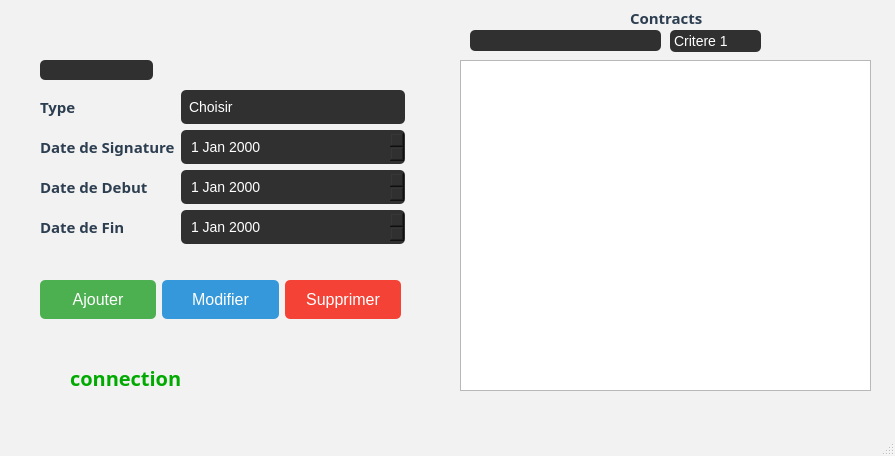
<?xml version="1.0" encoding="UTF-8"?>
<ui version="4.0">
 <class>MainWindow</class>
 <widget class="QMainWindow" name="MainWindow">
  <property name="enabled">
   <bool>true</bool>
  </property>
  <property name="geometry">
   <rect>
    <x>0</x>
    <y>0</y>
    <width>895</width>
    <height>456</height>
   </rect>
  </property>
  <property name="windowTitle">
   <string>MainWindow</string>
  </property>
  <property name="styleSheet">
   <string notr="true">  QMainWindow {
            background-color: #f2f2f2;
        }

        QToolBar {
            background-color: #333333;
            color: #ffffff;
            border: none;
            spacing: 6px;
        }

        QToolBar QToolButton {
            background-color: #333333;
            color: #ffffff;
            border: none;
            padding: 6px;
        }

        QToolBar QToolButton:hover {
            background-color: #555555;
        }

        QToolBar QToolButton:pressed {
            background-color: #222222;
        }</string>
  </property>
  <widget class="QWidget" name="centralwidget">
   <widget class="QTableView" name="tableView">
    <property name="geometry">
     <rect>
      <x>460</x>
      <y>60</y>
      <width>411</width>
      <height>331</height>
     </rect>
    </property>
   </widget>
   <widget class="QLineEdit" name="id">
    <property name="geometry">
     <rect>
      <x>40</x>
      <y>60</y>
      <width>113</width>
      <height>20</height>
     </rect>
    </property>
    <property name="styleSheet">
     <string notr="true"> QLineEdit {
            background-color: #303030;
            color: #ffffff;
            border: none;
            padding: 8px;
            font-size: 14px;
            border-radius: 5px;
        }

        QLineEdit:focus {
            border: 2px solid #00a8e8;
        }</string>
    </property>
   </widget>
   <widget class="QWidget" name="formLayoutWidget">
    <property name="geometry">
     <rect>
      <x>40</x>
      <y>90</y>
      <width>365</width>
      <height>161</height>
     </rect>
    </property>
    <layout class="QFormLayout" name="formLayout">
     <item row="0" column="0">
      <widget class="QLabel" name="label">
       <property name="styleSheet">
        <string notr="true">color: #2C3E50;
font-size:15px;
font:bold;
font-family : century gothic;</string>
       </property>
       <property name="text">
        <string>Type</string>
       </property>
      </widget>
     </item>
     <item row="1" column="0">
      <widget class="QLabel" name="label_2">
       <property name="styleSheet">
        <string notr="true">color: #2C3E50;
font-size:15px;
font:bold;
font-family : century gothic;</string>
       </property>
       <property name="text">
        <string>Date de Signature</string>
       </property>
      </widget>
     </item>
     <item row="1" column="1">
      <widget class="QDateEdit" name="dateSign">
       <property name="styleSheet">
        <string notr="true">QDateEdit {
    background-color: #303030; /* Widget background color */
    color: #ffffff; /* Widget text color */
    border: none; /* Remove the default widget border */
    padding: 8px; /* Set padding around the widget */
    font-size: 14px; /* Set the font size */
    border-radius: 5px; /* Add rounded corners */
}

QDateEdit::drop-down {
    subcontrol-origin: padding;
    subcontrol-position: center right;
    width: 30px;
    border: none; /* Remove the default drop-down button border */
    background-color: transparent; /* Make the drop-down button transparent */
}

QDateEdit::drop-down:hover {
    background-color: #393939; /* Drop-down button background color on hover */
}

QDateEdit::drop-down::icon {
    image: url(:/icons/calendar_icon.png); /* Replace with your calendar icon */
    width: 16px;
    height: 16px;
}</string>
       </property>
      </widget>
     </item>
     <item row="2" column="0">
      <widget class="QLabel" name="label_3">
       <property name="styleSheet">
        <string notr="true">color: #2C3E50;
font-size:15px;
font:bold;
font-family : century gothic;</string>
       </property>
       <property name="text">
        <string>Date de Debut</string>
       </property>
      </widget>
     </item>
     <item row="2" column="1">
      <widget class="QDateEdit" name="dateStart">
       <property name="styleSheet">
        <string notr="true">QDateEdit {
    background-color: #303030; /* Widget background color */
    color: #ffffff; /* Widget text color */
    border: none; /* Remove the default widget border */
    padding: 8px; /* Set padding around the widget */
    font-size: 14px; /* Set the font size */
    border-radius: 5px; /* Add rounded corners */
}

QDateEdit::drop-down {
    subcontrol-origin: padding;
    subcontrol-position: center right;
    width: 30px;
    border: none; /* Remove the default drop-down button border */
    background-color: transparent; /* Make the drop-down button transparent */
}

QDateEdit::drop-down:hover {
    background-color: #393939; /* Drop-down button background color on hover */
}

QDateEdit::drop-down::icon {
    image: url(:/icons/calendar_icon.png); /* Replace with your calendar icon */
    width: 16px;
    height: 16px;
}</string>
       </property>
      </widget>
     </item>
     <item row="3" column="0">
      <widget class="QLabel" name="label_4">
       <property name="styleSheet">
        <string notr="true">color: #2C3E50;
font-size:15px;
font:bold;
font-family : century gothic;</string>
       </property>
       <property name="text">
        <string>Date de Fin</string>
       </property>
      </widget>
     </item>
     <item row="3" column="1">
      <widget class="QDateEdit" name="dateEnd">
       <property name="styleSheet">
        <string notr="true">QDateEdit {
    background-color: #303030; /* Widget background color */
    color: #ffffff; /* Widget text color */
    border: none; /* Remove the default widget border */
    padding: 8px; /* Set padding around the widget */
    font-size: 14px; /* Set the font size */
    border-radius: 5px; /* Add rounded corners */
}

QDateEdit::drop-down {
    subcontrol-origin: padding;
    subcontrol-position: center right;
    width: 30px;
    border: none; /* Remove the default drop-down button border */
    background-color: transparent; /* Make the drop-down button transparent */
}

QDateEdit::drop-down:hover {
    background-color: #393939; /* Drop-down button background color on hover */
}

QDateEdit::drop-down::icon {
    image: url(:/icons/calendar_icon.png); /* Replace with your calendar icon */
    width: 16px;
    height: 16px;
}</string>
       </property>
      </widget>
     </item>
     <item row="0" column="1">
      <widget class="QComboBox" name="type">
       <property name="styleSheet">
        <string notr="true">QComboBox {
    background-color: #303030; /* ComboBox background color */
    color: #ffffff; /* ComboBox text color */
    border: none; /* Remove the default ComboBox border */
    padding: 8px; /* Set padding around the ComboBox */
    font-size: 14px; /* Set the font size */
    border-radius: 5px; /* Add rounded corners */
}

QComboBox::drop-down {
    subcontrol-origin: padding;
    subcontrol-position: center right;
    width: 30px;
    border: none; /* Remove the default drop-down button border */
    background-color: transparent; /* Make the drop-down button transparent */
}

QComboBox::drop-down:hover {
    background-color: #393939; /* Drop-down button background color on hover */
}

QComboBox::drop-down::icon {
    image: url(:/icons/arrow_down.png); /* Replace with your drop-down arrow icon */
    width: 16px;
    height: 16px;
}</string>
       </property>
       <item>
        <property name="text">
         <string>Choisir</string>
        </property>
       </item>
       <item>
        <property name="text">
         <string>Type1</string>
        </property>
       </item>
      </widget>
     </item>
    </layout>
   </widget>
   <widget class="QWidget" name="horizontalLayoutWidget">
    <property name="geometry">
     <rect>
      <x>40</x>
      <y>260</y>
      <width>361</width>
      <height>80</height>
     </rect>
    </property>
    <layout class="QHBoxLayout" name="horizontalLayout">
     <item>
      <widget class="QPushButton" name="ajouter">
       <property name="styleSheet">
        <string notr="true">QPushButton {
    background-color: #4CAF50; /* Button background color */
    color: white; /* Button text color */
    border: none; /* Remove the default button border */
    padding: 10px 20px; /* Set padding around the button text */
    font-size: 16px; /* Set the font size */
    border-radius: 5px; /* Add rounded corners */
}

QPushButton:hover {
    background-color: #45a049; /* Button background color on hover */
}

QPushButton:pressed {
    background-color: #367dd39; /* Button background color when pressed */
}</string>
       </property>
       <property name="text">
        <string>Ajouter</string>
       </property>
      </widget>
     </item>
     <item>
      <widget class="QPushButton" name="modifier">
       <property name="styleSheet">
        <string notr="true">QPushButton {
    background-color: #3498db; /* Button background color */
    color: white; /* Button text color */
    border: none; /* Remove the default button border */
    padding: 10px 20px; /* Set padding around the button text */
    font-size: 16px; /* Set the font size */
    border-radius: 5px; /* Add rounded corners */
}

QPushButton:hover {
    background-color: #2980b9; /* Button background color on hover */
}

QPushButton:pressed {
    background-color: #21618c; /* Button background color when pressed */
}</string>
       </property>
       <property name="text">
        <string>Modifier</string>
       </property>
      </widget>
     </item>
     <item>
      <widget class="QPushButton" name="supprimer">
       <property name="styleSheet">
        <string notr="true">QPushButton {
    background-color: #f44336; /* Button background color */
    color: white; /* Button text color */
    border: none; /* Remove the default button border */
    padding: 10px 20px; /* Set padding around the button text */
    font-size: 16px; /* Set the font size */
    border-radius: 5px; /* Add rounded corners */
}

QPushButton:hover {
    background-color: #e53935; /* Button background color on hover */
}

QPushButton:pressed {
    background-color: #c62828; /* Button background color when pressed */
}</string>
       </property>
       <property name="text">
        <string>Supprimer</string>
       </property>
      </widget>
     </item>
    </layout>
   </widget>
   <widget class="QLabel" name="label_5">
    <property name="geometry">
     <rect>
      <x>630</x>
      <y>10</y>
      <width>81</width>
      <height>16</height>
     </rect>
    </property>
    <property name="styleSheet">
     <string notr="true">color: #2C3E50;
font-size:15px;
font:bold;
font-family : century gothic;</string>
    </property>
    <property name="text">
     <string>Contracts</string>
    </property>
   </widget>
   <widget class="QLabel" name="conect">
    <property name="geometry">
     <rect>
      <x>70</x>
      <y>370</y>
      <width>141</width>
      <height>16</height>
     </rect>
    </property>
    <property name="styleSheet">
     <string notr="true">QLabel{
color:rgb(0, 170, 0);
font-size:20px;
font:bold;
font-family : century gothic;
}</string>
    </property>
    <property name="text">
     <string>connection</string>
    </property>
   </widget>
   <widget class="QLineEdit" name="lineEdit">
    <property name="geometry">
     <rect>
      <x>470</x>
      <y>30</y>
      <width>191</width>
      <height>21</height>
     </rect>
    </property>
    <property name="styleSheet">
     <string notr="true"> QLineEdit {
            background-color: #303030;
            color: #ffffff;
            border: none;
            padding: 8px;
            font-size: 14px;
            border-radius: 5px;
        }

        QLineEdit:focus {
            border: 2px solid #00a8e8;
        }</string>
    </property>
   </widget>
   <widget class="QComboBox" name="comboBox">
    <property name="geometry">
     <rect>
      <x>670</x>
      <y>30</y>
      <width>91</width>
      <height>22</height>
     </rect>
    </property>
    <property name="styleSheet">
     <string notr="true">QComboBox {
    background-color: #303030; /* ComboBox background color */
    color: #ffffff; /* ComboBox text color */
    border: none; /* Remove the default ComboBox border */
    padding: 4px; /* Set padding around the ComboBox */
    font-size: 14px; /* Set the font size */
    border-radius: 5px; /* Add rounded corners */
}

QComboBox::drop-down {
    subcontrol-origin: padding;
    subcontrol-position: center right;
    width: 30px;
    border: none; /* Remove the default drop-down button border */
    background-color: transparent; /* Make the drop-down button transparent */
}

QComboBox::drop-down:hover {
    background-color: #393939; /* Drop-down button background color on hover */
}

QComboBox::drop-down::icon {
    image: url(:/icons/arrow_down.png); /* Replace with your drop-down arrow icon */
    width: 16px;
    height: 16px;
}</string>
    </property>
    <item>
     <property name="text">
      <string>Critere 1</string>
     </property>
    </item>
    <item>
     <property name="text">
      <string>Critere 2</string>
     </property>
    </item>
   </widget>
  </widget>
  <widget class="QMenuBar" name="menubar">
   <property name="geometry">
    <rect>
     <x>0</x>
     <y>0</y>
     <width>895</width>
     <height>26</height>
    </rect>
   </property>
  </widget>
  <widget class="QStatusBar" name="statusbar"/>
 </widget>
 <resources/>
 <connections/>
</ui>
